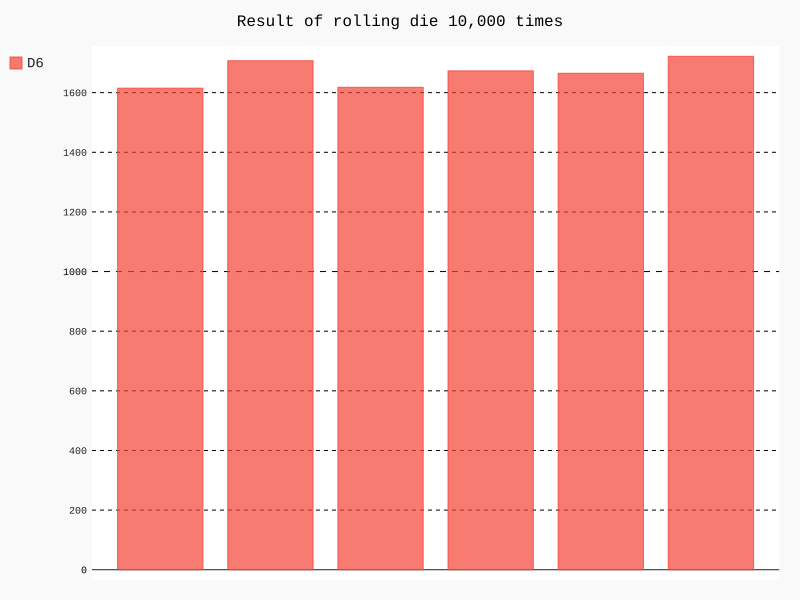

Here is the Python script that generated this plot:
import pygal
from die import Die

die = Die()
result = []

for roll_num in range(10000):
	result.append(die.roll())

# Analysize result
freq = []
for value in range(1, die.num_side+1):
	freq.append(result.count(value))

# Visualize the result
hist = pygal.Bar()

hist.title = "Result of rolling die 10,000 times"
hist.x_lables = ['1', '2', '3', '4', '5', '6']
hist.x_titles = "Result"
hist.y_titles = "Frequency of Result"

hist.add('D6', freq)
hist.render_to_file('die_visual.svg')
